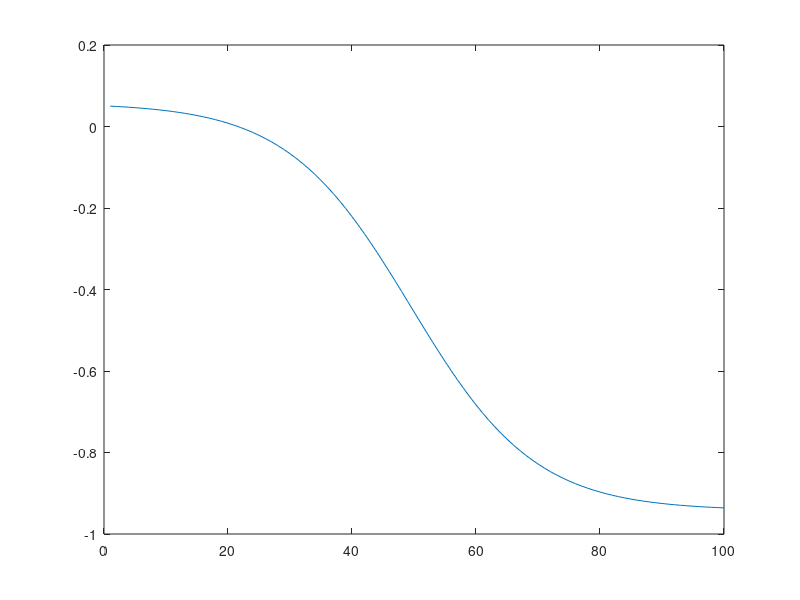

Reproduce this figure in MATLAB.

y(1) = 0.05
ch = 0.15
cl = 0.05
t2 = 60
t1 = 30

for k = 2:100
    x = (k - 50)/10
    y(k) = y(k-1) - exp(-x)/(1+exp(-x))^2 * (ch-cl);
end

close(figure(1))
figure(1)
plot(y)